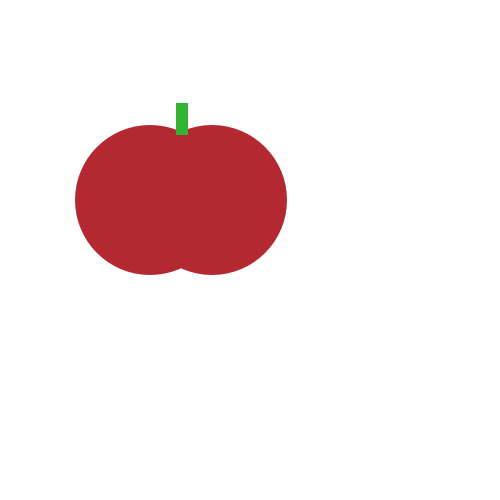
Frame 1 (no input)
Frame 60 (the mouse pressed at the canvas centre just before this capture): identical to frame 1, image omitted
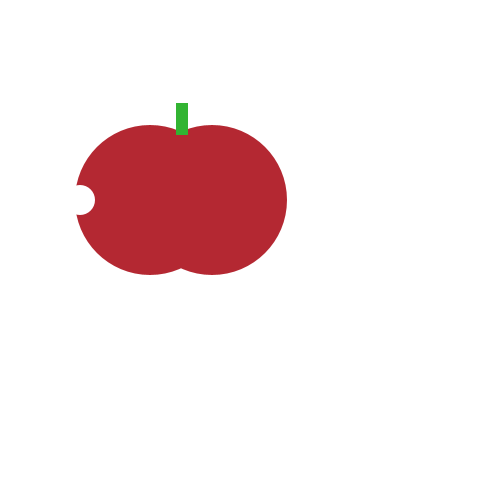
Frame 120 (the mouse held since frame 60 and released just before this capture)

The Processing sketch that drew these frames (run headless with seeded random() and noise(); from frame 60 on, the mouse is pressed at the canvas centre):

// Processing sketch: tasty_tomato
// ── tasty_tomato.pde
void setup() {
    size(500, 500);
}
void draw() {
    background(255, 255, 255);
    noStroke();
    fill(180,40,50);
    ellipse(150, 200, 150, 150);
    ellipse(212, 200, 150, 150);
    fill(50,180,50);
    rect(176, 103, 12, 32);
    if(mousePressed){
      fill(255,255,255);
      ellipse(80, 200, 30,30);
    }
}
